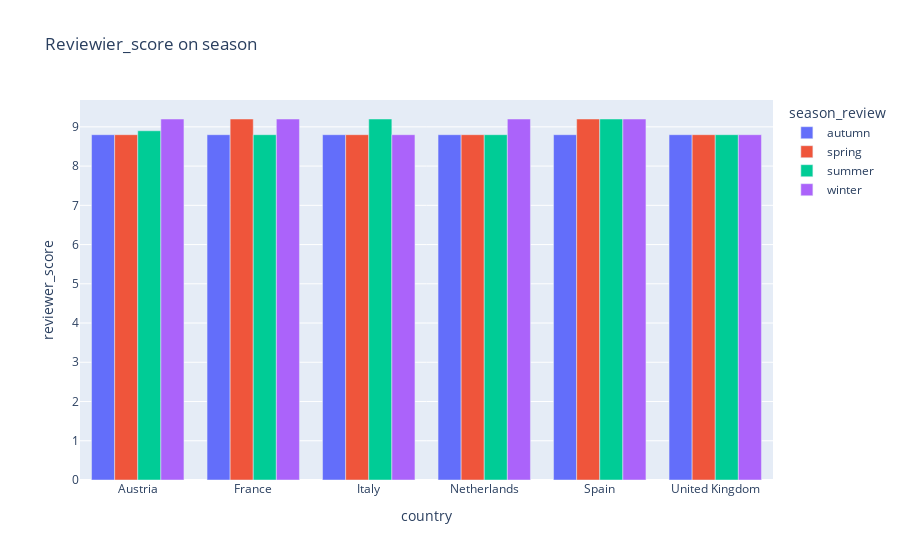

This figure's notebook cell:
### Code cell
#рассмотрим влияет ли сезон на отзыв/consider the correlation 'season' on reviewer's score
#группируем данные по признаку сезона/group by 'season'

data_season = df_train.groupby(['country', 'season_review'], as_index=False)['reviewer_score'].median()

fig = px.bar(
    data_season,
    x='country',
    y='reviewer_score',
    color='season_review',
    barmode='group',
    width=900,
    title='Reviewier_score on season')
fig.show()

### Figure 1 — Plotly figure (JSON) as saved in the notebook; plotly's stock layout.template omitted (floating-point values rounded to 4 significant figures)
{"data": [{"alignmentgroup": "True", "hovertemplate": "season_review=autumn<br>country=%{x}<br>reviewer_score=%{y}<extra></extra>", "legendgroup": "autumn", "marker": {"color": "#636efa", "pattern": {"shape": ""}}, "name": "autumn", "offsetgroup": "autumn", "orientation": "v", "showlegend": true, "textposition": "auto", "type": "bar", "x": ["Austria", "France", "Italy", "Netherlands", "Spain", "United Kingdom"], "xaxis": "x", "y": [8.8, 8.8, 8.8, 8.8, 8.8, 8.8], "yaxis": "y"}, {"alignmentgroup": "True", "hovertemplate": "season_review=spring<br>country=%{x}<br>reviewer_score=%{y}<extra></extra>", "legendgroup": "spring", "marker": {"color": "#EF553B", "pattern": {"shape": ""}}, "name": "spring", "offsetgroup": "spring", "orientation": "v", "showlegend": true, "textposition": "auto", "type": "bar", "x": ["Austria", "France", "Italy", "Netherlands", "Spain", "United Kingdom"], "xaxis": "x", "y": [8.8, 9.2, 8.8, 8.8, 9.2, 8.8], "yaxis": "y"}, {"alignmentgroup": "True", "hovertemplate": "season_review=summer<br>country=%{x}<br>reviewer_score=%{y}<extra></extra>", "legendgroup": "summer", "marker": {"color": "#00cc96", "pattern": {"shape": ""}}, "name": "summer", "offsetgroup": "summer", "orientation": "v", "showlegend": true, "textposition": "auto", "type": "bar", "x": ["Austria", "France", "Italy", "Netherlands", "Spain", "United Kingdom"], "xaxis": "x", "y": [8.9, 8.8, 9.2, 8.8, 9.2, 8.8], "yaxis": "y"}, {"alignmentgroup": "True", "hovertemplate": "season_review=winter<br>country=%{x}<br>reviewer_score=%{y}<extra></extra>", "legendgroup": "winter", "marker": {"color": "#ab63fa", "pattern": {"shape": ""}}, "name": "winter", "offsetgroup": "winter", "orientation": "v", "showlegend": true, "textposition": "auto", "type": "bar", "x": ["Austria", "France", "Italy", "Netherlands", "Spain", "United Kingdom"], "xaxis": "x", "y": [9.2, 9.2, 8.8, 9.2, 9.2, 8.8], "yaxis": "y"}], "layout": {"barmode": "group", "legend": {"title": {"text": "season_review"}, "tracegroupgap": 0}, "title": {"text": "Reviewier_score on season"}, "width": 900, "xaxis": {"anchor": "y", "domain": [0, 1], "title": {"text": "country"}}, "yaxis": {"anchor": "x", "domain": [0, 1], "title": {"text": "reviewer_score"}}}}
